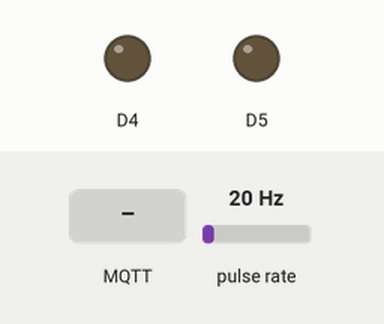
Bench run of a sketch on a simulated ESP8266 (NodeMCU). Parts: output pins drawn as LEDs (lit = HIGH). Wiring (inferred from the names in the program): pulse sensor: data D3. Inputs (shaded band) come from the test bench; at power-on: pulse rate 20 Hz. WiFi joins after 1.5 s; servers stay silent unless stated; no MQTT or app messages arrive unless stated; what the sketch prints to the serial monitor is not drawn.

Above: at 2.7 s.
2.8 s: MQTT message "on" arrives on the first subscribed topic
At 3.2 s:
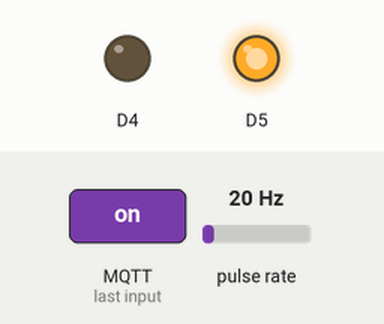
4.3 s: MQTT message "off" arrives on the first subscribed topic
At 5.6 s:
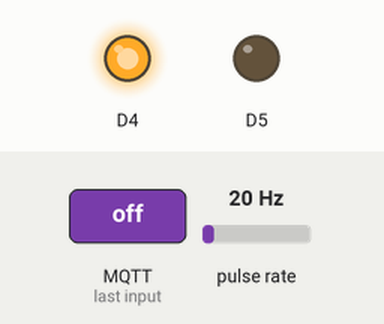
Timing chart, 0 to 7.3 s (numbered marks = the images above; inputs shaded):
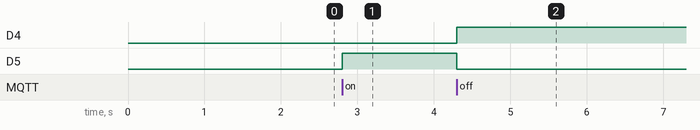

Measured:
- after the input at 2.8 s, D5: LOW → HIGH at once
- after the input at 4.3 s, D4: LOW → HIGH at once; D5: HIGH → LOW at once

The sketch:

mqtt_nodemcu.ino
```cpp
/*****

 All the resources for this project:
 https://randomnerdtutorials.com/

*****/

#include <ESP8266WiFi.h>
#include <PubSubClient.h>
byte SENSOR = D3;
int valve = D4;

long currentMillis = 0;
long previousMillis = 0;
int interval = 1000;
boolean ledState = LOW;
float calibrationFactor = 4.5;
volatile byte pulseCount;
byte pulse1Sec = 0;
float flowRate;
unsigned long flowMilliLitres;
unsigned int totalMilliLitres;
float flowLitres;
float totalLitres;


void IRAM_ATTR pulseCounter()
{
  pulseCount++;
}
// Change the credentials below, so your ESP8266 connects to your router
const char* ssid = "Manas";
const char* password = "Manas@07";

// Change the variable to your Raspberry Pi IP address, so it connects to your MQTT broker
const char* mqtt_server = "192.168.43.25";

// Initializes the espClient. You should change the espClient name if you have multiple ESPs running in your home automation system
WiFiClient espClient;
PubSubClient client(espClient);

void setup_wifi() {
  delay(10);
  // We start by connecting to a WiFi network
  Serial.println();
  Serial.print("Connecting to ");
  Serial.println(ssid);
  WiFi.begin(ssid, password);
  while (WiFi.status() != WL_CONNECTED) {
    delay(500);
    Serial.print(".");
  }
  Serial.println("");
  Serial.print("WiFi connected - ESP IP address: ");
  Serial.println(WiFi.localIP());
}

// This functions is executed when some device publishes a message to a topic that your ESP8266 is subscribed to
// Change the function below to add logic to your program, so when a device publishes a message to a topic that
// your ESP8266 is subscribed you can actually do something
void callback(String topic, byte* message, unsigned int length) {
  Serial.print("Message arrived on topic: ");
  Serial.print(topic);
  Serial.print(". Message: ");
  String messageTemp;

  for (int i = 0; i < length; i++) {
    Serial.print((char)message[i]);
    messageTemp += (char)message[i];
  }
  Serial.println();

  // Feel free to add more if statements to control more GPIOs with MQTT

  // If a message is received on the topic room/valve, you check if the message is either on or off. Turns the valve GPIO according to the message
  if(topic=="room/valve"){
      Serial.print("Changing Room valve to ");
      if(messageTemp == "on"){
        digitalWrite(D5, HIGH);
        digitalWrite(D4,LOW);
        Serial.print("On");
      }
      else if(messageTemp == "off"){
 digitalWrite(D5, LOW);
        digitalWrite(D4,HIGH);
               Serial.print("Off");
      }
  }
  Serial.println();
}

// This functions reconnects your ESP8266 to your MQTT broker
// Change the function below if you want to subscribe to more topics with your ESP8266
void reconnect() {
  // Loop until we're reconnected
  while (!client.connected()) {
    Serial.print("Attempting MQTT connection...");
    // Attempt to connect
    /*
     YOU MIGHT NEED TO CHANGE THIS LINE, IF YOU'RE HAVING PROBLEMS WITH MQTT MULTIPLE CONNECTIONS
     To change the ESP device ID, you will have to give a new name to the ESP8266.
     Here's how it looks:
       if (client.connect("ESP8266Client")) {
     You can do it like this:
       if (client.connect("ESP1_Office")) {
     Then, for the other ESP:
       if (client.connect("ESP2_Garage")) {
      That should solve your MQTT multiple connections problem
    */
    if (client.connect("ESP8266Client")) {
      Serial.println("connected");
      // Subscribe or resubscribe to a topic
      // You can subscribe to more topics (to control more LEDs in this example)
      client.subscribe("room/valve");
    } else {
      Serial.print("failed, rc=");
      Serial.print(client.state());
      Serial.println(" try again in 5 seconds");
      // Wait 5 seconds before retrying
      delay(5000);
    }
  }
}

// The setup function sets your ESP GPIOs to Outputs, starts the serial communication at a baud rate of 115200
// Sets your mqtt broker and sets the callback function
// The callback function is what receives messages and actually controls the LEDs
void setup() {

pinMode(SENSOR, INPUT_PULLUP);
  Serial.begin(115200);
pinMode(D4, OUTPUT);
pinMode(D5, OUTPUT);
 pulseCount = 0;
  flowRate = 0.0;
  flowMilliLitres = 0;
  totalMilliLitres = 0;
  previousMillis = 0;

  attachInterrupt(digitalPinToInterrupt(SENSOR), pulseCounter, FALLING);

  setup_wifi();
  client.setServer(mqtt_server, 1883);
  client.setCallback(callback);

}

// For this project, you don't need to change anything in the loop function. Basically it ensures that you ESP is connected to your broker
void loop() {

  if (!client.connected()) {
    reconnect();
  }
  if(!client.loop())
    client.connect("ESP8266Client");

  currentMillis = millis();
  if (currentMillis - previousMillis > 1000)
  {

    pulse1Sec = pulseCount;
    pulseCount = 0;
       flowRate = ((1000.0 / (millis() - previousMillis)) * pulse1Sec) / calibrationFactor;
    previousMillis = millis();
    flowMilliLitres = (flowRate / 60) * 1000;
    flowLitres = (flowRate / 60);
  totalMilliLitres += flowMilliLitres;
    totalLitres += flowLitres;

    static char flowml[7];
    dtostrf(flowRate, 6, 2, flowml);

    static char capacity[7];
    dtostrf(totalMilliLitres, 6, 2, capacity);

     client.publish("room/capacity", capacity);
    client.publish("room/flow", flowml);

  }


  }
```
